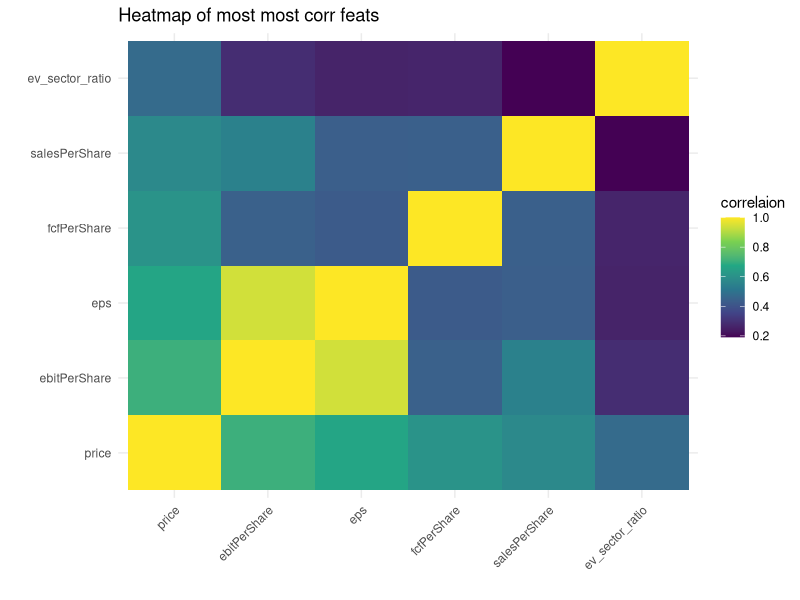
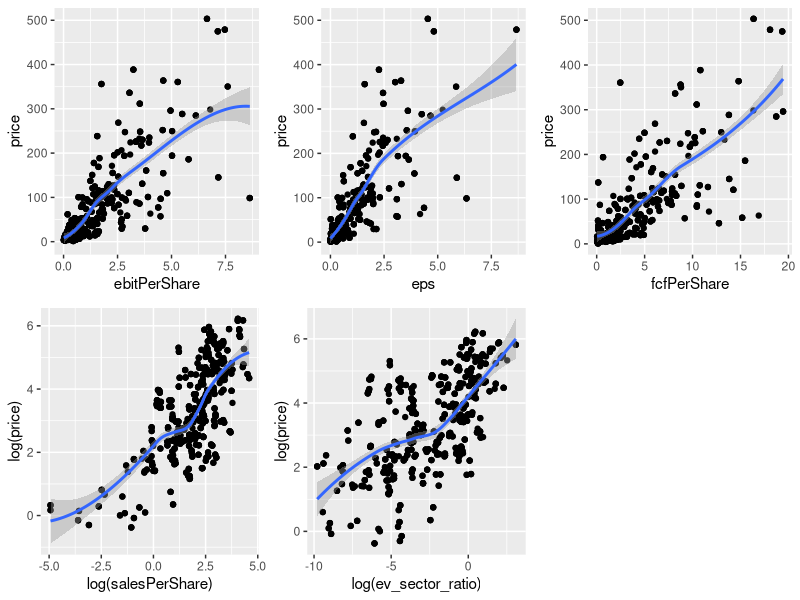

Write the R code that produced these figures, in order.
library(tidyverse)
library(ggplot2)
library(ggpubr)

# load the data
df = readr::read_csv("target_with_feats.csv")
df
dim(df)
summary(df)

# high number of null value, check if missing are random respect to price feature
summary(lm(price ~ is.na(ebitPerShare), data = df))
summary(lm(price ~ is.na(fcfPerShare), data = df))
summary(lm(price ~ is.na(salesPerShare), data = df))
summary(lm(price ~ is.na(ev_sector_ratio), data = df))

# companies with lower price have more probability to have missing data

na_tick = df |>
  group_by(ticker) |>
  summarise(avg_na = mean(is.na(ebitPerShare))) |>
  arrange(desc(avg_na)) |>
  filter(avg_na == 1) |> 
  select(ticker)

summary(df[df$ticker %in% na_tick[['ticker']], ])
# lots of companies have null in most of the features


# find the features most correlated with the response variable
cor_feats = cor(df |> select(- c('date_q', 'ticker', 'finnhubIndustry')) |> drop_na())
cor_feats_name = names(sort(cor_feats['price', ], decreasing = TRUE)[1:6])

cor_long <- as.data.frame(as.table(cor_feats[cor_feats_name, cor_feats_name])) %>%
  rename(x = Var1, y = Var2, correlation = Freq)

ggplot(cor_long, aes(x = x, y = y, fill = correlation)) +
  geom_tile() +
  scale_fill_viridis_c() +  
  theme_minimal() +        
  labs(title = "Heatmap of most most corr feats",
       x = "",
       y = "",
       fill = "correlaion") +
  theme(axis.text.x = element_text(angle = 45, hjust = 1))  

cor_feats[cor_feats_name, cor_feats_name]

# delete recors with negative price
df = df |> filter(price > 0)

# scatter with the most correlaed feats with price

p1 = df |>
  filter(ebitPerShare > 0 & ebitPerShare < 30) |>
  ggplot(aes(x = ebitPerShare, y = price)) + 
  geom_point() + 
  geom_smooth()

p2 = df |>
  filter(eps > 0 & eps < 30) |>
  ggplot(aes(x = eps, y = price)) + 
  geom_point() + 
  geom_smooth()

p3 = df |>
  filter(fcfPerShare > 0 & fcfPerShare < 30) |>
  ggplot(aes(x = fcfPerShare, y = price)) + 
  geom_point() + 
  geom_smooth()

p4 = df |>
  filter(ev_sector_ratio > 0 & ev_sector_ratio < 30) |>
  ggplot(aes(x = log(salesPerShare), y = log(price))) + 
  geom_point() + 
  geom_smooth()

p5 = df |>
  filter(ev_sector_ratio > 0) |>
  ggplot(aes(x = log(ev_sector_ratio), y = log(price))) + 
  geom_point() + 
  geom_smooth()

ggarrange(p1, p2, p3, p4, p5, ncol = 3, nrow = 2)
